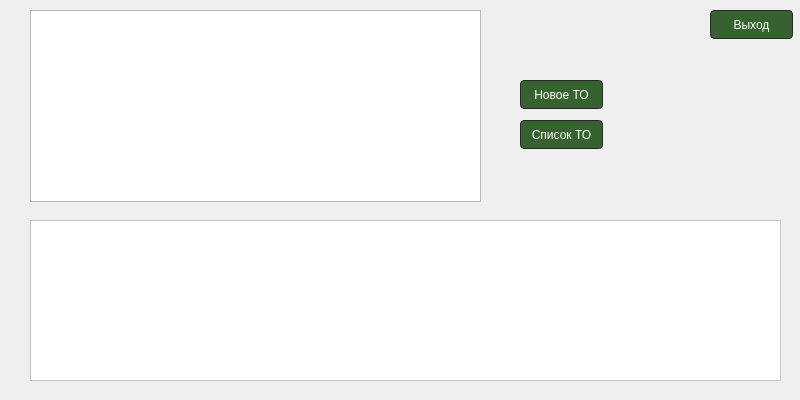
<?xml version="1.0" encoding="UTF-8"?>
<ui version="4.0">
 <class>cars</class>
 <widget class="QDialog" name="cars">
  <property name="geometry">
   <rect>
    <x>0</x>
    <y>0</y>
    <width>800</width>
    <height>400</height>
   </rect>
  </property>
  <property name="windowTitle">
   <string>Список ТС</string>
  </property>
  <property name="styleSheet">
   <string notr="true"/>
  </property>
  <widget class="QTableView" name="oldRepairsTable">
   <property name="geometry">
    <rect>
     <x>30</x>
     <y>220</y>
     <width>751</width>
     <height>161</height>
    </rect>
   </property>
   <property name="styleSheet">
    <string notr="true">background-color: rgb(255, 255, 255);</string>
   </property>
  </widget>
  <widget class="QPushButton" name="repairsListButton">
   <property name="geometry">
    <rect>
     <x>520</x>
     <y>120</y>
     <width>83</width>
     <height>29</height>
    </rect>
   </property>
   <property name="styleSheet">
    <string notr="true">background-color: rgb(53, 98, 46);
color: rgb(255, 255, 255);
border-style: solid;
border-width: 1px;
border-radius: 4px;
border-color:rgb(41, 40, 40) ;</string>
   </property>
   <property name="text">
    <string>Список ТО</string>
   </property>
  </widget>
  <widget class="QPushButton" name="pushButton_3">
   <property name="geometry">
    <rect>
     <x>710</x>
     <y>10</y>
     <width>83</width>
     <height>29</height>
    </rect>
   </property>
   <property name="styleSheet">
    <string notr="true">background-color: rgb(53, 98, 46);
color: rgb(255, 255, 255);
border-style: solid;
border-width: 1px;
border-radius: 4px;
border-color:rgb(41, 40, 40) ;</string>
   </property>
   <property name="text">
    <string>Выход</string>
   </property>
  </widget>
  <widget class="QPushButton" name="pushButton">
   <property name="geometry">
    <rect>
     <x>520</x>
     <y>80</y>
     <width>83</width>
     <height>29</height>
    </rect>
   </property>
   <property name="styleSheet">
    <string notr="true">background-color: rgb(53, 98, 46);
color: rgb(255, 255, 255);
border-style: solid;
border-width: 1px;
border-radius: 4px;
border-color:rgb(41, 40, 40) ;</string>
   </property>
   <property name="text">
    <string>Новое ТО</string>
   </property>
  </widget>
  <widget class="QTableView" name="carsTable">
   <property name="geometry">
    <rect>
     <x>30</x>
     <y>10</y>
     <width>451</width>
     <height>192</height>
    </rect>
   </property>
  </widget>
 </widget>
 <resources/>
 <connections/>
</ui>
